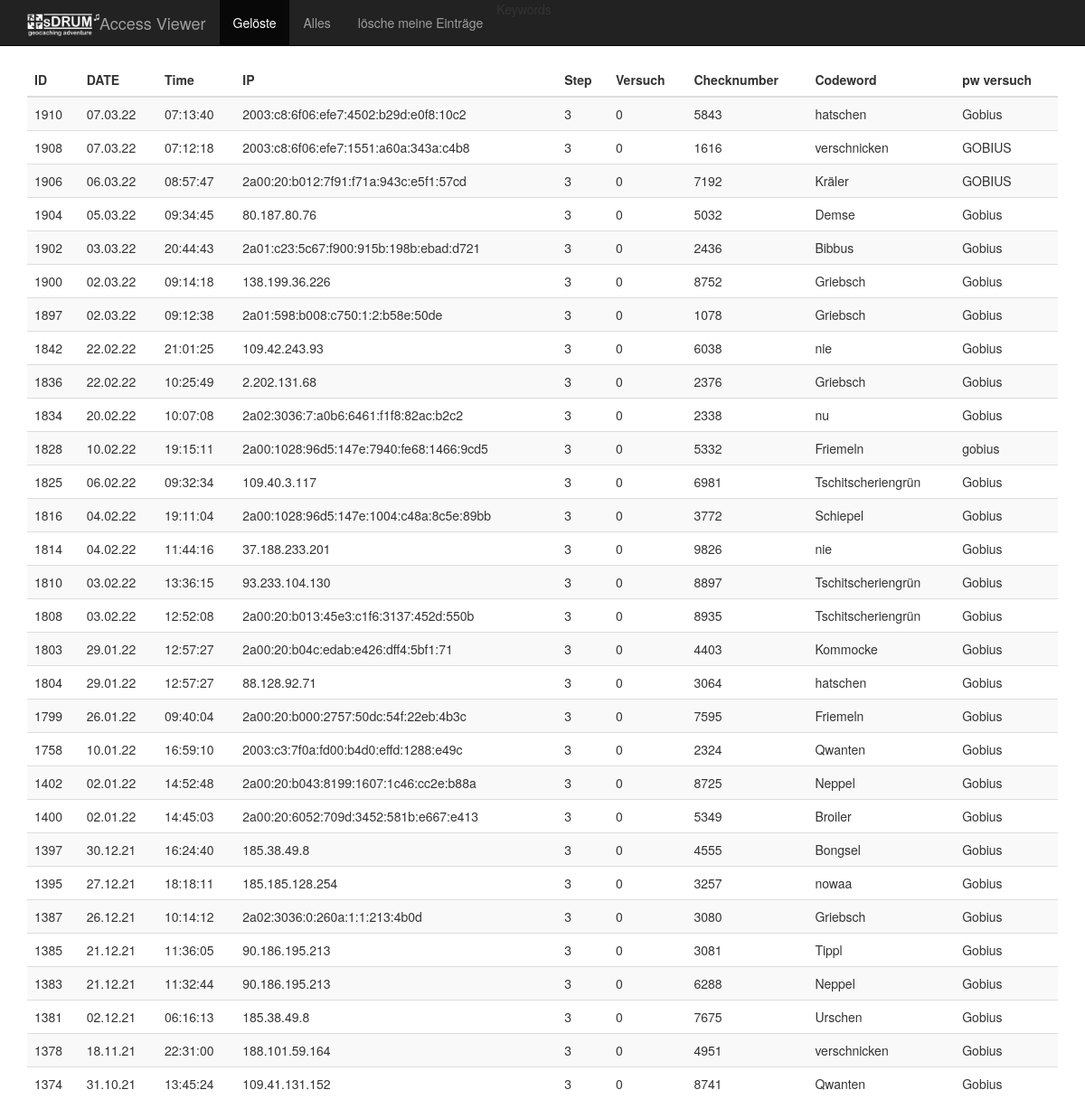
Before: /show_access1.php?a=view&mode=solved with the older database file.
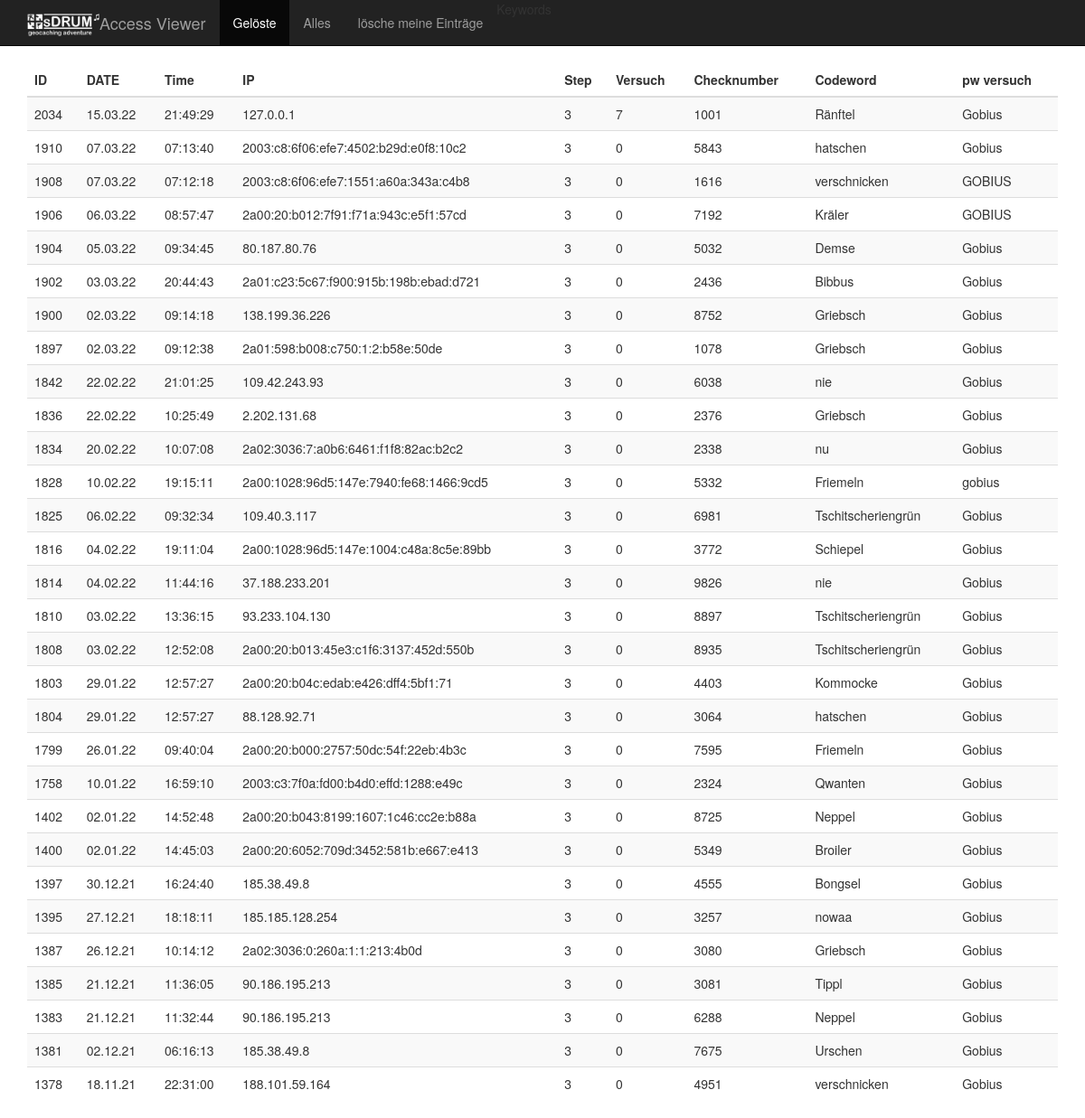
After: the same page with the newer database file.
### tables this page shows
CREATE TABLE "access_list" (
	`id`	INTEGER PRIMARY KEY AUTOINCREMENT,
	`ip_adress`	TEXT,
	`ts`	INTEGER,
	`pw`	TEXT,
	`try`	INTEGER,
	`step`	INTEGER,
	`cross`	INTEGER,
	`codeword`	TEXT
);

### show_access1.php (the view, shortened to what this page needs)
<!DOCTYPE html>
<html lang="de">
  <head>
    <link href="include/bootstrap-3.3.5-dist/css/bootstrap.min.css" rel="stylesheet">
  </head>
  <body>
    <nav class="navbar navbar-default navbar-fixed-top navbar-inverse">
      <div class="container">
        <div class="navbar-header">
          <a class="navbar-brand" href="#">Access Viewer<img src="sDRUM_Logo_invers.png" style="width:80px; float:left;"/></a>
        </div>
        <div id="navbar" class="navbar-collapse collapse">
          <ul class="nav navbar-nav">
            <li class="active"><a href="show_access1.php?a=view&mode=solved">Gelöste</a></li>
            <li><a href="show_access1.php?a=view&mode=all">Alles</a></li>
            <li><a href="show_access1.php?a=drop_me&mode=">lösche meine Einträge</a></li>
            <li id="menu_keywords">Keywords</li>
          </ul>
        </div>
      </div>
    </nav>
    <div class="container">
   <div class="table-responsive">
<?php
$action = '';
function ts_short($ts)
{
  $temp = bcdiv($ts, 86400, 0);
  return ($temp);
}
function get_table($mode)
{
  $db = new SQLite3(DB_NAME);
  if(($mode == '')||($mode == 'solved')){
    $q = "SELECT * FROM access_list WHERE step == 3 ORDER BY ts DESC LIMIT 30";
  }else{
    $q = "SELECT * FROM access_list ORDER BY ts DESC LIMIT 1000";
  }
$results = $db->query($q);
  $tbl = "<table class=\"table table-striped\">";
  $tbl .= "<thead style=\"text-align:left;\">";
  $tbl .= "<tr>";
  $tbl .= "<th >ID</th>";
  $tbl .= "<th >DATE</th>";
  $tbl .= "<th >Time</th>";
  $tbl .= "<th >IP</th>";
  $tbl .= "<th >Step</th>";
  $tbl .= "<th >Versuch</th>";
  $tbl .= "<th >Checknumber</th>";
  $tbl .= "<th >Codeword</th>";
  $tbl .= "<th >pw versuch</th>";
  $tbl .= "</tr>";
  $tbl .= "</thead>";
  $tbl .= "<tbody>";
  while ($row = $results->fetchArray()) {
     $css = '';
     $css_wrong = '';
       $datum = date("d.m.y",$row['ts'] );
     $tbl .= "<tr $css $css_wrong>";
     $tbl .= "<td>".$row['id']."</td>";
     $tbl .= "<td>".$datum."</td>";
     $tbl .= "<td>".date("H:i:s",$row['ts'] )."</td>";
     $tbl .= "<td>".$row['ip_adress']."</td>";
     $tbl .= "<td>".$row['step']."</td>";
     $tbl .= "<td>".$row['try']."</td>";
     $tbl .= "<td>".$row['cross']."</td>";
     $tbl .= "<td>".$row['codeword']."</td>";
     $tbl .= "<td>".$row['pw']."</td>";
     $tbl .= "</tr>";
  }
  $tbl .= "</tbody>";
  $tbl .= '</table>';
  return $tbl;
}
if (isset($_REQUEST['a']))
{
  $action = $_REQUEST['a'];
  $mode = '';
  if(isset($_REQUEST['mode'])){$mode = $_REQUEST['mode'];}
}
if($action == 'view')
{
  print get_table($mode);
}
?>
    </div>
    </div>
  </body>
</html>

### show_access1.php (style rules this page uses)
body { padding-top: 70px; }

Changed rows visible on the page:
no longer on this page (row unchanged): access_list: id "1374", ts "31.10.21", ts "13:45:24", ip_adress "109.41.131.152", step "3", try "0", cross "8741", codeword "Qwanten", pw "Gobius"
added access_list: id "2034", ts "15.03.22", ts "21:49:29", ip_adress "127.0.0.1", step "3", try "7", cross "1001", codeword "Ränftel", pw "Gobius"
